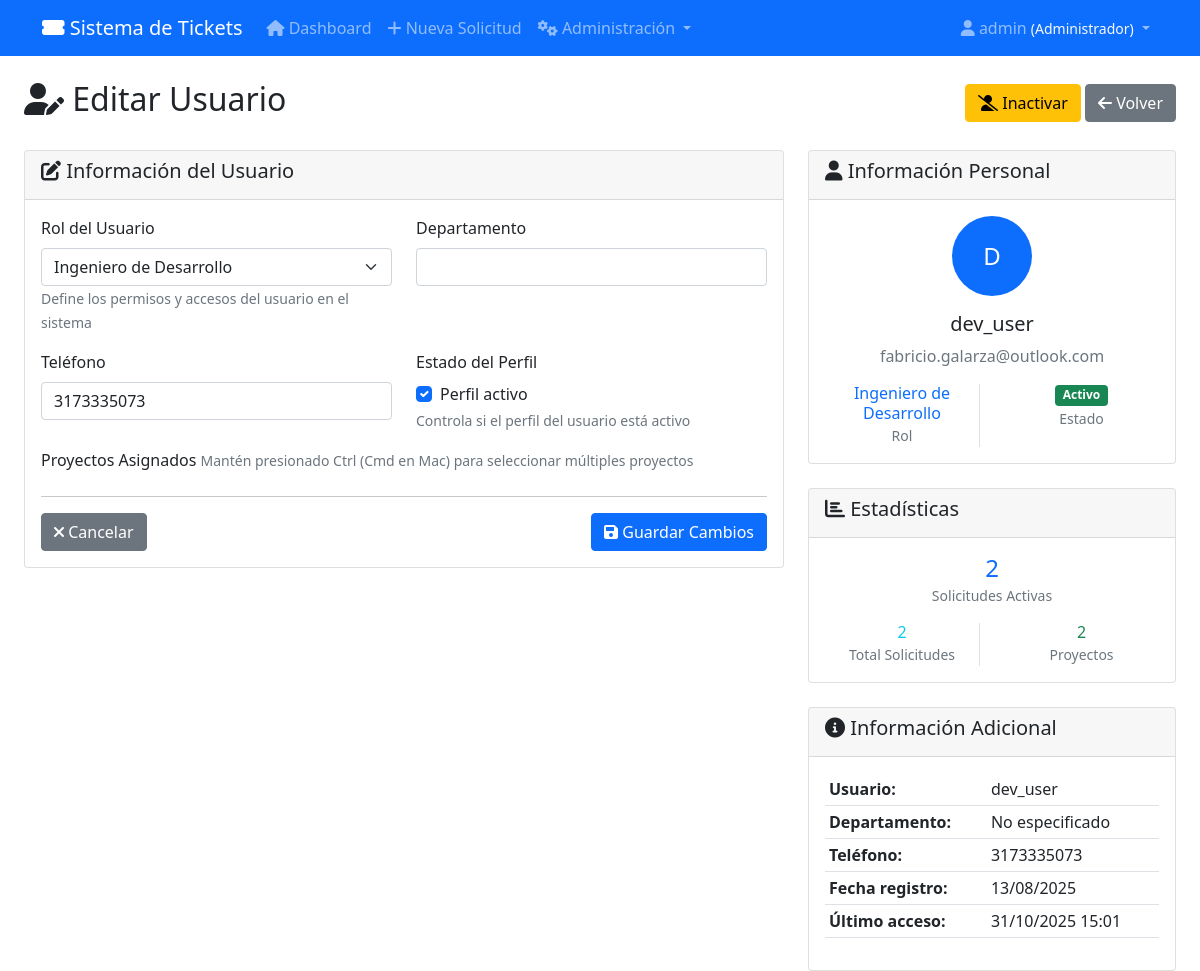
Screenshot of /admin-panel/usuarios/2/editar/ (signed in) with the database file from the repository.
### tickets/models.py (models this page shows, shortened)
class UserProfile(models.Model):
    ROLES = [
        ('dev', 'Ingeniero de Desarrollo'),
        ('db', 'Ingeniero de Bases de Datos'),
        ('devops', 'Ingeniero DevOps'),
        ('admin', 'Administrador'),
        ('lider', 'Líder de Proyecto'),
    ]
    user = models.OneToOneField(User, on_delete=models.CASCADE, related_name='profile')
    role = models.CharField(max_length=10, choices=ROLES, default='dev')
    proyectos_asignados = models.ManyToManyField(Proyecto, blank=True,
                                               related_name='miembros_equipo',
                                               verbose_name="Proyectos Asignados")
    departamento = models.CharField(max_length=100, blank=True, verbose_name="Departamento")
    telefono = models.CharField(max_length=20, blank=True, verbose_name="Teléfono")
    activo = models.BooleanField(default=True, verbose_name="Activo")
    fecha_creacion = models.DateTimeField(auto_now_add=True)

### tickets/views.py (the view)
# urls.py: path('admin-panel/usuarios/<int:pk>/editar/', views.editar_usuario, name='editar_usuario'),
@login_required
@user_passes_test(es_admin)
def editar_usuario(request, pk):
    usuario = get_object_or_404(User, pk=pk)
    profile, created = UserProfile.objects.get_or_create(user=usuario)
    if request.method == 'POST':
        form = UserProfileForm(request.POST, instance=profile)
        if form.is_valid():
            form.save()
            messages.success(request, f'Usuario "{usuario.username}" actualizado exitosamente.')
            return redirect('gestionar_usuarios')
    else:
        form = UserProfileForm(instance=profile)
    solicitudes_activas = usuario.solicitud_set.exclude(estado__in=['finalizada', 'cancelada']).count()
    context = {
        'form': form,
        'usuario': usuario,
        'profile': profile,
        'solicitudes_activas': solicitudes_activas,  # AGREGADO para el template
    }
    return render(request, 'tickets/admin/editar_usuario.html', context)

### tickets/forms.py
class UserProfileForm(forms.ModelForm):
    class Meta:
        model = UserProfile
        fields = ['role', 'departamento', 'telefono', 'activo']
        widgets = {
            'role': forms.Select(attrs={'class': 'form-select'}),
            'departamento': forms.TextInput(attrs={'class': 'form-control'}),
            'telefono': forms.TextInput(attrs={'class': 'form-control'}),
            'activo': forms.CheckboxInput(attrs={'class': 'form-check-input'}),
        }
        labels = {
            'role': 'Rol',
            'departamento': 'Departamento',
            'telefono': 'Teléfono',
            'activo': 'Activo'
        }

### tickets/views.py (called while the page is built)
def es_admin(user):
    return user.is_authenticated and hasattr(user, 'profile') and user.profile.role == 'admin'

### templates/tickets/admin/editar_usuario.html (shortened to what this page needs)
{% extends 'base.html' %}
{% load static %}
{% block content %}
<div class="container-fluid">
    <div class="row">
        <div class="col-12">
            <div class="d-flex justify-content-between align-items-center mb-4">
                <h2><i class="fas fa-user-edit"></i> Editar Usuario</h2>
                <div>
                    <a href="{% url 'inactivar_usuario' usuario.pk %}" class="btn btn-warning">
                        <i class="fas fa-user-slash"></i>
                        {% if usuario.is_active %}Inactivar{% else %}Activar{% endif %}
                    </a>
                    <a href="{% url 'gestionar_usuarios' %}" class="btn btn-secondary">
                        <i class="fas fa-arrow-left"></i> Volver
                    </a>
                </div>
            </div>
        </div>
    </div>
    <div class="row">
        <div class="col-md-8">
            <div class="card">
                <div class="card-header">
                    <h5><i class="fas fa-edit"></i> Información del Usuario</h5>
                </div>
                <div class="card-body">
                    <form method="post">
                        <div class="row">
                            <div class="col-md-6">
                                <div class="form-group mb-3">
                                    <label for="id_role" class="form-label">Rol del Usuario</label>
                                    {{ form.role }}
                                    <small class="form-text text-muted">
                                        Define los permisos y accesos del usuario en el sistema
                                    </small>
                                </div>
                            </div>
                            <div class="col-md-6">
                                <div class="form-group mb-3">
                                    <label for="id_departamento" class="form-label">Departamento</label>
                                    {{ form.departamento }}
                                </div>
                            </div>
                        </div>
                        <div class="row">
                            <div class="col-md-6">
                                <div class="form-group mb-3">
                                    <label for="id_telefono" class="form-label">Teléfono</label>
                                    {{ form.telefono }}
                                </div>
                            </div>
                            <div class="col-md-6">
                                <div class="form-group mb-3">
                                    <label class="form-label">Estado del Perfil</label>
                                    <div class="form-check">
                                        {{ form.activo }}
                                        <label class="form-check-label" for="id_activo">
                                            Perfil activo
                                        </label>
                                    </div>
                                    <small class="form-text text-muted">
                                        Controla si el perfil del usuario está activo
                                    </small>
                                </div>
                            </div>
                        </div>
                        <div class="form-group mb-3">
                            <label for="id_proyectos_asignados" class="form-label">Proyectos Asignados</label>
                            <small class="form-text text-muted">
                                Mantén presionado Ctrl (Cmd en Mac) para seleccionar múltiples proyectos
                            </small>
                        </div>
                        <hr>
                        <div class="d-flex justify-content-between">
                            <a href="{% url 'gestionar_usuarios' %}" class="btn btn-secondary">
                                <i class="fas fa-times"></i> Cancelar
                            </a>
                            <button type="submit" class="btn btn-primary">
                                <i class="fas fa-save"></i> Guardar Cambios
                            </button>
                        </div>
                    </form>
                </div>
            </div>
        </div>
        <div class="col-md-4">
            <div class="card mb-4">
                <div class="card-header">
                    <h5><i class="fas fa-user"></i> Información Personal</h5>
                </div>
                <div class="card-body text-center">
                    <div class="avatar-lg bg-primary text-white rounded-circle mx-auto mb-3 d-flex align-items-center justify-content-center"
                         style="width: 80px; height: 80px; font-size: 1.5rem;">
                        {{ usuario.first_name|first|default:usuario.username|first|upper }}{{ usuario.last_name|first|upper }}
                    </div>
                    <h5 class="card-title">{{ usuario.get_full_name|default:usuario.username }}</h5>
                    <p class="text-muted">{{ usuario.email|default:"Sin email" }}</p>
                    <div class="row text-center">
                        <div class="col-6">
                            <div class="border-end">
                                <h6 class="text-primary mb-0">{{ profile.get_role_display|default:"Sin rol" }}</h6>
                                <small class="text-muted">Rol</small>
                            </div>
                        </div>
                        <div class="col-6">
                            <h6 class="mb-0">
                                {% if usuario.is_active %}
                                    <span class="badge bg-success">Activo</span>
                                {% else %}
                                    <span class="badge bg-danger">Inactivo</span>
                                {% endif %}
                            </h6>
                            <small class="text-muted">Estado</small>
                        </div>
                    </div>
                </div>
            </div>
            <div class="card mb-4">
                <div class="card-header">
                    <h5><i class="fas fa-chart-bar"></i> Estadísticas</h5>
                </div>
                <div class="card-body">
                    <div class="row text-center">
                        <div class="col-12 mb-3">
                            <h4 class="text-primary mb-0">{{ solicitudes_activas|default:0 }}</h4>
                            <small class="text-muted">Solicitudes Activas</small>
                        </div>
                    </div>
                    <div class="row text-center">
                        <div class="col-6">
                            <div class="border-end">
                                <h6 class="text-info mb-0">{{ usuario.solicitud_set.count|default:0 }}</h6>
                                <small class="text-muted">Total Solicitudes</small>
                            </div>
                        </div>
                        <div class="col-6">
                            <h6 class="text-success mb-0">{{ profile.proyectos_asignados.count|default:0 }}</h6>
                            <small class="text-muted">Proyectos</small>
                        </div>
                    </div>
                </div>
            </div>
            <div class="card">
                <div class="card-header">
                    <h5><i class="fas fa-info-circle"></i> Información Adicional</h5>
                </div>
                <div class="card-body">
                    <table class="table table-sm">
                        <tr>
                            <td><strong>Usuario:</strong></td>
                            <td>{{ usuario.username }}</td>
                        </tr>
                        <tr>
                            <td><strong>Departamento:</strong></td>
                            <td>{{ profile.departamento|default:"No especificado" }}</td>
                        </tr>
                        <tr>
                            <td><strong>Teléfono:</strong></td>
                            <td>{{ profile.telefono|default:"No especificado" }}</td>
                        </tr>
                        <tr>
                            <td><strong>Fecha registro:</strong></td>
                            <td>{{ usuario.date_joined|date:"d/m/Y" }}</td>
                        </tr>
                        <tr>
                            <td><strong>Último acceso:</strong></td>
                            <td>{{ usuario.last_login|date:"d/m/Y H:i"|default:"Nunca" }}</td>
                        </tr>
                    </table>
                </div>
            </div>
        </div>
    </div>
</div>
{% endblock %}

### templates/base.html (shortened to what this page needs)
<!DOCTYPE html>
<html lang="es">
<head>
    <link href="https://cdn.jsdelivr.net/npm/bootstrap@5.1.3/dist/css/bootstrap.min.css" rel="stylesheet">
    <link href="https://cdnjs.cloudflare.com/ajax/libs/font-awesome/6.0.0/css/all.min.css" rel="stylesheet">
</head>
<body>
    <nav class="navbar navbar-expand-lg navbar-dark bg-primary">
        <div class="container">
            <a class="navbar-brand" href="{% url 'dashboard' %}">
                <i class="fas fa-ticket-alt"></i> Sistema de Tickets
            </a>
            {% if user.is_authenticated %}
            <div class="collapse navbar-collapse" id="navbarNav">
                <ul class="navbar-nav me-auto">
                    <li class="nav-item">
                        <a class="nav-link" href="{% url 'dashboard' %}">
                            <i class="fas fa-home"></i> Dashboard
                        </a>
                    </li>
                    <li class="nav-item">
                        <a class="nav-link" href="{% url 'crear_solicitud' %}">
                            <i class="fas fa-plus"></i> Nueva Solicitud
                        </a>
                    </li>
                    {% if user.profile.role == 'admin' %}
                    <li class="nav-item dropdown">
                        <a class="nav-link dropdown-toggle" href="#" id="adminDropdown" role="button" data-bs-toggle="dropdown">
                            <i class="fas fa-cogs"></i> Administración
                        </a>
                    </li>
                    {% else %}
                    <li class="nav-item">
                        <a class="nav-link" href="{% url 'lista_proyectos' %}">
                            <i class="fas fa-project-diagram"></i> Mis Proyectos
                        </a>
                    </li>
                    {% endif %}
                </ul>
                <ul class="navbar-nav">
                    <li class="nav-item dropdown">
                        <a class="nav-link dropdown-toggle" href="#" id="navbarDropdown" role="button" data-bs-toggle="dropdown">
                            <i class="fas fa-user"></i> {{ user.username }}
                            {% if user.profile %}
                                <small class="text-light">({{ user.profile.get_role_display }})</small>
                            {% endif %}
                        </a>
                    </li>
                </ul>
            </div>
            {% endif %}
        </div>
    </nav>
    <main class="container-fluid mt-4">
        {% block content %}{% endblock %}
    </main>
</body>
</html>

### rows the page displays
UserProfile: role "Ingeniero de Desarrollo", telefono "3173335073", activo "☑", proyectos_asignados.count "2", departamento "No especificado"

### other values shown
{{ user.username }} "admin"
{{ user.profile.get_role_display }} "Administrador"
{{ usuario.first_name|first|default:usuario.username|first|upper }} "D"
{{ usuario.get_full_name|default:usuario.username }} "dev_user"
{{ usuario.email|default:"Sin email" }} "fabricio.galarza@outlook.com"
{{ solicitudes_activas|default:0 }} "2"
{{ usuario.solicitud_set.count|default:0 }} "2"
{{ usuario.username }} "dev_user"
{{ usuario.date_joined|date:"d/m/Y" }} "13/08/2025"
{{ usuario.last_login|date:"d/m/Y H:i"|default:"Nunca" }} "31/10/2025 15:01"
